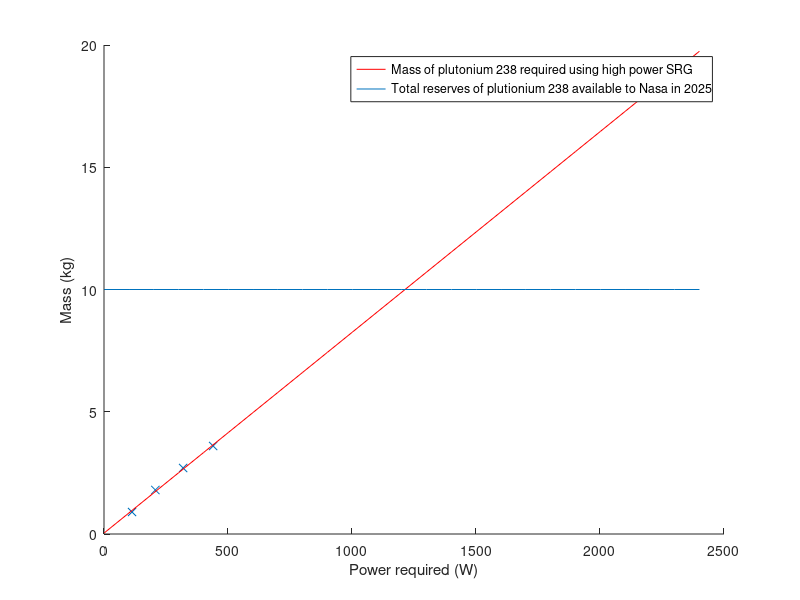

Write the MATLAB code that produced this figure.
clear
clc
close all

%x axis power required
%y axis mass of plutonium

powerRange = 1:100:2500;
puPerCell = 0.45; %mass of plutonium per module
sterlingRTGDataTMass = [113,207,319,440;...
    17.3, 32, 46.8, 64.5];
sterlingRTGDatapu = [sterlingRTGDataTMass(1,:);...
    2*puPerCell, 4*puPerCell, 6*puPerCell, 8*puPerCell];

sterlingRTGTMass = polyval(polyfit(sterlingRTGDataTMass(1,:),sterlingRTGDataTMass(2,:),1), powerRange);
sterlingRTGpu = polyval(polyfit(sterlingRTGDatapu(1,:),sterlingRTGDatapu(2,:),1), powerRange);

figure
hold on
%scatter(sterlingRTGDataTMass(1,:),sterlingRTGDataTMass(2,:),'xb')
scatter(sterlingRTGDatapu(1,:),sterlingRTGDatapu(2,:),'xr')
%plot(powerRange,sterlingRTGTMass,'b')
puPlot = plot(powerRange,sterlingRTGpu,'r');
puAvailablePlot =plot(powerRange, powerRange.*0 + 10);
xlabel("Power required (W)")
ylabel("Mass (kg)")
legend([puPlot,puAvailablePlot], 'Mass of plutonium 238 required using high power SRG',...
    'Total reserves of plutionium 238 available to Nasa in 2025')